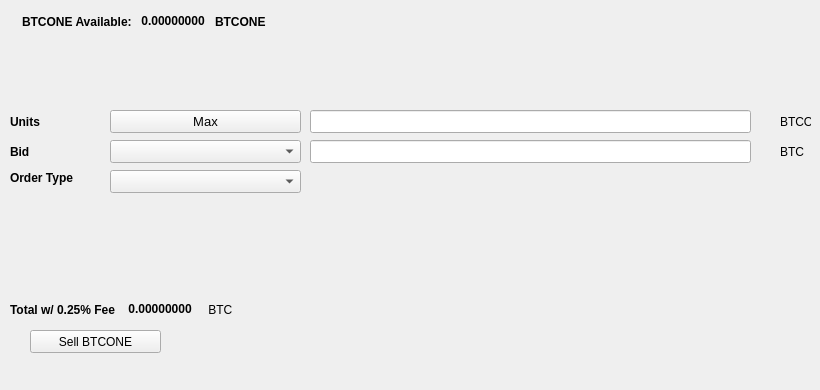
   <widget class="QWidget" name="SellTab">
    <attribute name="title">
     <string>Sell</string>
    </attribute>
    <widget class="QLabel" name="label_16">
     <property name="geometry">
      <rect>
       <x>780</x>
       <y>140</y>
       <width>31</width>
       <height>23</height>
      </rect>
     </property>
     <property name="text">
      <string>BTC</string>
     </property>
    </widget>
    <widget class="QComboBox" name="SellBidcomboBox">
     <property name="geometry">
      <rect>
       <x>110</x>
       <y>140</y>
       <width>191</width>
       <height>23</height>
      </rect>
     </property>
     <property name="font">
      <font>
       <pointsize>10</pointsize>
      </font>
     </property>
    </widget>
    <widget class="QLabel" name="label_18">
     <property name="geometry">
      <rect>
       <x>10</x>
       <y>110</y>
       <width>46</width>
       <height>23</height>
      </rect>
     </property>
     <property name="font">
      <font>
       <weight>75</weight>
       <bold>true</bold>
      </font>
     </property>
     <property name="text">
      <string>Units</string>
     </property>
    </widget>
    <widget class="QPushButton" name="Sell_Max_Amount">
     <property name="geometry">
      <rect>
       <x>110</x>
       <y>110</y>
       <width>191</width>
       <height>23</height>
      </rect>
     </property>
     <property name="font">
      <font>
       <pointsize>10</pointsize>
      </font>
     </property>
     <property name="text">
      <string>Max</string>
     </property>
    </widget>
    <widget class="QLabel" name="label_20">
     <property name="geometry">
      <rect>
       <x>10</x>
       <y>170</y>
       <width>91</width>
       <height>16</height>
      </rect>
     </property>
     <property name="font">
      <font>
       <weight>75</weight>
       <bold>true</bold>
      </font>
     </property>
     <property name="text">
      <string>Order Type</string>
     </property>
    </widget>
    <widget class="QComboBox" name="SellOrdertypeCombo">
     <property name="geometry">
      <rect>
       <x>110</x>
       <y>170</y>
       <width>191</width>
       <height>23</height>
      </rect>
     </property>
     <property name="font">
      <font>
       <pointsize>10</pointsize>
      </font>
     </property>
    </widget>
    <widget class="QLabel" name="label_21">
     <property name="geometry">
      <rect>
       <x>10</x>
       <y>140</y>
       <width>46</width>
       <height>23</height>
      </rect>
     </property>
     <property name="font">
      <font>
       <weight>75</weight>
       <bold>true</bold>
      </font>
     </property>
     <property name="text">
      <string>Bid</string>
     </property>
    </widget>
    <widget class="QLabel" name="label_22">
     <property name="geometry">
      <rect>
       <x>780</x>
       <y>110</y>
       <width>31</width>
       <height>23</height>
      </rect>
     </property>
     <property name="text">
      <string>BTCONE</string>
     </property>
    </widget>
    <widget class="QLineEdit" name="UnitsInputBTCONE">
     <property name="geometry">
      <rect>
       <x>310</x>
       <y>110</y>
       <width>441</width>
       <height>23</height>
      </rect>
     </property>
     <property name="font">
      <font>
       <pointsize>9</pointsize>
       <weight>75</weight>
       <bold>true</bold>
      </font>
     </property>
    </widget>
    <widget class="QLineEdit" name="SellBidPriceEdit">
     <property name="geometry">
      <rect>
       <x>310</x>
       <y>140</y>
       <width>441</width>
       <height>23</height>
      </rect>
     </property>
     <property name="font">
      <font>
       <pointsize>9</pointsize>
       <weight>75</weight>
       <bold>true</bold>
      </font>
     </property>
    </widget>
    <widget class="QPushButton" name="SellBTCONEBTN">
     <property name="geometry">
      <rect>
       <x>30</x>
       <y>330</y>
       <width>131</width>
       <height>23</height>
      </rect>
     </property>
     <property name="text">
      <string>Sell BTCONE</string>
     </property>
     <property name="icon">
      <iconset resource="../bitcoinone">
       <normaloff>:/icons/bitcoin</normaloff>:/icons/bitcoin</iconset>
     </property>
    </widget>
    <widget class="QWidget" name="layoutWidget3">
     <property name="geometry">
      <rect>
       <x>22</x>
       <y>12</y>
       <width>258</width>
       <height>19</height>
      </rect>
     </property>
     <layout class="QHBoxLayout" name="horizontalLayout">
      <item>
       <widget class="QLabel" name="label232_2">
        <property name="font">
         <font>
          <weight>75</weight>
          <bold>true</bold>
         </font>
        </property>
        <property name="text">
         <string>BTCONE Available:</string>
        </property>
       </widget>
      </item>
      <item>
       <widget class="QLabel" name="BTCONEAvailableLabel">
        <property name="palette">
         <palette>
          <active>
           <colorrole role="WindowText">
            <brush brushstyle="SolidPattern">
             <color alpha="255">
              <red>0</red>
              <green>0</green>
              <blue>0</blue>
             </color>
            </brush>
           </colorrole>
           <colorrole role="Button">
            <brush brushstyle="SolidPattern">
             <color alpha="255">
              <red>0</red>
              <green>170</green>
              <blue>0</blue>
             </color>
            </brush>
           </colorrole>
           <colorrole role="Light">
            <brush brushstyle="SolidPattern">
             <color alpha="255">
              <red>0</red>
              <green>255</green>
              <blue>0</blue>
             </color>
            </brush>
           </colorrole>
           <colorrole role="Midlight">
            <brush brushstyle="SolidPattern">
             <color alpha="255">
              <red>0</red>
              <green>212</green>
              <blue>0</blue>
             </color>
            </brush>
           </colorrole>
           <colorrole role="Dark">
            <brush brushstyle="SolidPattern">
             <color alpha="255">
              <red>0</red>
              <green>85</green>
              <blue>0</blue>
             </color>
            </brush>
           </colorrole>
           <colorrole role="Mid">
            <brush brushstyle="SolidPattern">
             <color alpha="255">
              <red>0</red>
              <green>113</green>
              <blue>0</blue>
             </color>
            </brush>
           </colorrole>
           <colorrole role="Text">
            <brush brushstyle="SolidPattern">
             <color alpha="255">
              <red>0</red>
              <green>170</green>
              <blue>0</blue>
             </color>
            </brush>
           </colorrole>
           <colorrole role="BrightText">
            <brush brushstyle="SolidPattern">
             <color alpha="255">
              <red>255</red>
              <green>255</green>
              <blue>255</blue>
             </color>
            </brush>
           </colorrole>
           <colorrole role="ButtonText">
            <brush brushstyle="SolidPattern">
             <color alpha="255">
              <red>0</red>
              <green>0</green>
              <blue>0</blue>
             </color>
            </brush>
           </colorrole>
           <colorrole role="Base">
            <brush brushstyle="SolidPattern">
             <color alpha="255">
              <red>255</red>
              <green>255</green>
              <blue>255</blue>
             </color>
            </brush>
           </colorrole>
           <colorrole role="Window">
            <brush brushstyle="SolidPattern">
             <color alpha="255">
              <red>0</red>
              <green>170</green>
              <blue>0</blue>
             </color>
            </brush>
           </colorrole>
           <colorrole role="Shadow">
            <brush brushstyle="SolidPattern">
             <color alpha="255">
              <red>0</red>
              <green>0</green>
              <blue>0</blue>
             </color>
            </brush>
           </colorrole>
           <colorrole role="AlternateBase">
            <brush brushstyle="SolidPattern">
             <color alpha="255">
              <red>127</red>
              <green>212</green>
              <blue>127</blue>
             </color>
            </brush>
           </colorrole>
           <colorrole role="ToolTipBase">
            <brush brushstyle="SolidPattern">
             <color alpha="255">
              <red>255</red>
              <green>255</green>
              <blue>220</blue>
             </color>
            </brush>
           </colorrole>
           <colorrole role="ToolTipText">
            <brush brushstyle="SolidPattern">
             <color alpha="255">
              <red>0</red>
              <green>0</green>
              <blue>0</blue>
             </color>
            </brush>
           </colorrole>
          </active>
          <inactive>
           <colorrole role="WindowText">
            <brush brushstyle="SolidPattern">
             <color alpha="255">
              <red>0</red>
              <green>0</green>
              <blue>0</blue>
             </color>
            </brush>
           </colorrole>
           <colorrole role="Button">
            <brush brushstyle="SolidPattern">
             <color alpha="255">
              <red>0</red>
              <green>170</green>
              <blue>0</blue>
             </color>
            </brush>
           </colorrole>
           <colorrole role="Light">
            <brush brushstyle="SolidPattern">
             <color alpha="255">
              <red>0</red>
              <green>255</green>
              <blue>0</blue>
             </color>
            </brush>
           </colorrole>
           <colorrole role="Midlight">
            <brush brushstyle="SolidPattern">
             <color alpha="255">
              <red>0</red>
              <green>212</green>
              <blue>0</blue>
             </color>
            </brush>
           </colorrole>
           <colorrole role="Dark">
            <brush brushstyle="SolidPattern">
             <color alpha="255">
              <red>0</red>
              <green>85</green>
              <blue>0</blue>
             </color>
            </brush>
           </colorrole>
           <colorrole role="Mid">
            <brush brushstyle="SolidPattern">
             <color alpha="255">
              <red>0</red>
              <green>113</green>
              <blue>0</blue>
             </color>
            </brush>
           </colorrole>
           <colorrole role="Text">
            <brush brushstyle="SolidPattern">
             <color alpha="255">
              <red>0</red>
              <green>170</green>
              <blue>0</blue>
             </color>
            </brush>
           </colorrole>
           <colorrole role="BrightText">
            <brush brushstyle="SolidPattern">
             <color alpha="255">
              <red>255</red>
              <green>255</green>
              <blue>255</blue>
             </color>
            </brush>
           </colorrole>
           <colorrole role="ButtonText">
            <brush brushstyle="SolidPattern">
             <color alpha="255">
              <red>0</red>
              <green>0</green>
              <blue>0</blue>
             </color>
            </brush>
           </colorrole>
           <colorrole role="Base">
            <brush brushstyle="SolidPattern">
             <color alpha="255">
              <red>255</red>
              <green>255</green>
              <blue>255</blue>
             </color>
            </brush>
           </colorrole>
           <colorrole role="Window">
            <brush brushstyle="SolidPattern">
             <color alpha="255">
              <red>0</red>
              <green>170</green>
              <blue>0</blue>
             </color>
            </brush>
           </colorrole>
           <colorrole role="Shadow">
            <brush brushstyle="SolidPattern">
             <color alpha="255">
              <red>0</red>
              <green>0</green>
              <blue>0</blue>
             </color>
            </brush>
           </colorrole>
           <colorrole role="AlternateBase">
            <brush brushstyle="SolidPattern">
             <color alpha="255">
              <red>127</red>
              <green>212</green>
              <blue>127</blue>
             </color>
            </brush>
           </colorrole>
           <colorrole role="ToolTipBase">
            <brush brushstyle="SolidPattern">
             <color alpha="255">
              <red>255</red>
              <green>255</green>
              <blue>220</blue>
             </color>
            </brush>
           </colorrole>
           <colorrole role="ToolTipText">
            <brush brushstyle="SolidPattern">
             <color alpha="255">
              <red>0</red>
              <green>0</green>
              <blue>0</blue>
             </color>
            </brush>
           </colorrole>
          </inactive>
          <disabled>
           <colorrole role="WindowText">
            <brush brushstyle="SolidPattern">
             <color alpha="255">
              <red>0</red>
              <green>85</green>
              <blue>0</blue>
             </color>
            </brush>
           </colorrole>
           <colorrole role="Button">
            <brush brushstyle="SolidPattern">
             <color alpha="255">
              <red>0</red>
              <green>170</green>
              <blue>0</blue>
             </color>
            </brush>
           </colorrole>
           <colorrole role="Light">
            <brush brushstyle="SolidPattern">
             <color alpha="255">
              <red>0</red>
              <green>255</green>
              <blue>0</blue>
             </color>
            </brush>
           </colorrole>
           <colorrole role="Midlight">
            <brush brushstyle="SolidPattern">
             <color alpha="255">
              <red>0</red>
              <green>212</green>
              <blue>0</blue>
             </color>
            </brush>
           </colorrole>
           <colorrole role="Dark">
            <brush brushstyle="SolidPattern">
             <color alpha="255">
              <red>0</red>
              <green>85</green>
              <blue>0</blue>
             </color>
            </brush>
           </colorrole>
           <colorrole role="Mid">
            <brush brushstyle="SolidPattern">
             <color alpha="255">
              <red>0</red>
              <green>113</green>
              <blue>0</blue>
             </color>
            </brush>
           </colorrole>
           <colorrole role="Text">
            <brush brushstyle="SolidPattern">
             <color alpha="255">
              <red>0</red>
              <green>85</green>
              <blue>0</blue>
             </color>
            </brush>
           </colorrole>
           <colorrole role="BrightText">
            <brush brushstyle="SolidPattern">
             <color alpha="255">
              <red>255</red>
              <green>255</green>
              <blue>255</blue>
             </color>
            </brush>
           </colorrole>
           <colorrole role="ButtonText">
            <brush brushstyle="SolidPattern">
             <color alpha="255">
              <red>0</red>
              <green>85</green>
              <blue>0</blue>
             </color>
            </brush>
           </colorrole>
           <colorrole role="Base">
            <brush brushstyle="SolidPattern">
             <color alpha="255">
              <red>0</red>
              <green>170</green>
              <blue>0</blue>
             </color>
            </brush>
           </colorrole>
           <colorrole role="Window">
            <brush brushstyle="SolidPattern">
             <color alpha="255">
              <red>0</red>
              <green>170</green>
              <blue>0</blue>
             </color>
            </brush>
           </colorrole>
           <colorrole role="Shadow">
            <brush brushstyle="SolidPattern">
             <color alpha="255">
              <red>0</red>
              <green>0</green>
              <blue>0</blue>
             </color>
            </brush>
           </colorrole>
           <colorrole role="AlternateBase">
            <brush brushstyle="SolidPattern">
             <color alpha="255">
              <red>0</red>
              <green>170</green>
              <blue>0</blue>
             </color>
            </brush>
           </colorrole>
           <colorrole role="ToolTipBase">
            <brush brushstyle="SolidPattern">
             <color alpha="255">
              <red>255</red>
              <green>255</green>
              <blue>220</blue>
             </color>
            </brush>
           </colorrole>
           <colorrole role="ToolTipText">
            <brush brushstyle="SolidPattern">
             <color alpha="255">
              <red>0</red>
              <green>0</green>
              <blue>0</blue>
             </color>
            </brush>
           </colorrole>
          </disabled>
         </palette>
        </property>
        <property name="font">
         <font>
          <weight>75</weight>
          <bold>true</bold>
         </font>
        </property>
        <property name="text">
         <string> 0.00000000 </string>
        </property>
        <property name="textInteractionFlags">
         <set>Qt::LinksAccessibleByMouse|Qt::TextSelectableByKeyboard|Qt::TextSelectableByMouse</set>
        </property>
       </widget>
      </item>
      <item>
       <widget class="QLabel" name="labelBTCONE">
        <property name="font">
         <font>
          <weight>75</weight>
          <bold>true</bold>
         </font>
        </property>
        <property name="text">
         <string>BTCONE</string>
        </property>
       </widget>
      </item>
     </layout>
    </widget>
    <widget class="QWidget" name="layoutWidget">
     <property name="geometry">
      <rect>
       <x>10</x>
       <y>300</y>
       <width>268</width>
       <height>19</height>
      </rect>
     </property>
     <layout class="QHBoxLayout" name="horizontalLayout_2">
      <item>
       <widget class="QLabel" name="label_19">
        <property name="font">
         <font>
          <weight>75</weight>
          <bold>true</bold>
         </font>
        </property>
        <property name="text">
         <string>Total w/ 0.25% Fee </string>
        </property>
       </widget>
      </item>
      <item>
       <widget class="QLabel" name="SellCostLabel">
        <property name="palette">
         <palette>
          <active>
           <colorrole role="WindowText">
            <brush brushstyle="SolidPattern">
             <color alpha="255">
              <red>0</red>
              <green>0</green>
              <blue>0</blue>
             </color>
            </brush>
           </colorrole>
           <colorrole role="Button">
            <brush brushstyle="SolidPattern">
             <color alpha="255">
              <red>0</red>
              <green>170</green>
              <blue>0</blue>
             </color>
            </brush>
           </colorrole>
           <colorrole role="Light">
            <brush brushstyle="SolidPattern">
             <color alpha="255">
              <red>0</red>
              <green>255</green>
              <blue>0</blue>
             </color>
            </brush>
           </colorrole>
           <colorrole role="Midlight">
            <brush brushstyle="SolidPattern">
             <color alpha="255">
              <red>0</red>
              <green>212</green>
              <blue>0</blue>
             </color>
            </brush>
           </colorrole>
           <colorrole role="Dark">
            <brush brushstyle="SolidPattern">
             <color alpha="255">
              <red>0</red>
              <green>85</green>
              <blue>0</blue>
             </color>
            </brush>
           </colorrole>
           <colorrole role="Mid">
            <brush brushstyle="SolidPattern">
             <color alpha="255">
              <red>0</red>
              <green>113</green>
              <blue>0</blue>
             </color>
            </brush>
           </colorrole>
           <colorrole role="Text">
            <brush brushstyle="SolidPattern">
             <color alpha="255">
              <red>0</red>
              <green>170</green>
              <blue>0</blue>
             </color>
            </brush>
           </colorrole>
           <colorrole role="BrightText">
            <brush brushstyle="SolidPattern">
             <color alpha="255">
              <red>255</red>
              <green>255</green>
              <blue>255</blue>
             </color>
            </brush>
           </colorrole>
           <colorrole role="ButtonText">
            <brush brushstyle="SolidPattern">
             <color alpha="255">
              <red>0</red>
              <green>0</green>
              <blue>0</blue>
             </color>
            </brush>
           </colorrole>
           <colorrole role="Base">
            <brush brushstyle="SolidPattern">
             <color alpha="255">
              <red>255</red>
              <green>255</green>
              <blue>255</blue>
             </color>
            </brush>
           </colorrole>
           <colorrole role="Window">
            <brush brushstyle="SolidPattern">
             <color alpha="255">
              <red>0</red>
              <green>170</green>
              <blue>0</blue>
             </color>
            </brush>
           </colorrole>
           <colorrole role="Shadow">
            <brush brushstyle="SolidPattern">
             <color alpha="255">
              <red>0</red>
              <green>0</green>
              <blue>0</blue>
             </color>
            </brush>
           </colorrole>
           <colorrole role="AlternateBase">
            <brush brushstyle="SolidPattern">
             <color alpha="255">
              <red>127</red>
              <green>212</green>
              <blue>127</blue>
             </color>
            </brush>
           </colorrole>
           <colorrole role="ToolTipBase">
            <brush brushstyle="SolidPattern">
             <color alpha="255">
              <red>255</red>
              <green>255</green>
              <blue>220</blue>
             </color>
            </brush>
           </colorrole>
           <colorrole role="ToolTipText">
            <brush brushstyle="SolidPattern">
             <color alpha="255">
              <red>0</red>
              <green>0</green>
              <blue>0</blue>
             </color>
            </brush>
           </colorrole>
          </active>
          <inactive>
           <colorrole role="WindowText">
            <brush brushstyle="SolidPattern">
             <color alpha="255">
              <red>0</red>
              <green>0</green>
              <blue>0</blue>
             </color>
            </brush>
           </colorrole>
           <colorrole role="Button">
            <brush brushstyle="SolidPattern">
             <color alpha="255">
              <red>0</red>
              <green>170</green>
              <blue>0</blue>
             </color>
            </brush>
           </colorrole>
           <colorrole role="Light">
            <brush brushstyle="SolidPattern">
             <color alpha="255">
              <red>0</red>
              <green>255</green>
              <blue>0</blue>
             </color>
            </brush>
           </colorrole>
           <colorrole role="Midlight">
            <brush brushstyle="SolidPattern">
             <color alpha="255">
              <red>0</red>
              <green>212</green>
              <blue>0</blue>
             </color>
            </brush>
           </colorrole>
           <colorrole role="Dark">
            <brush brushstyle="SolidPattern">
             <color alpha="255">
              <red>0</red>
              <green>85</green>
              <blue>0</blue>
             </color>
            </brush>
           </colorrole>
           <colorrole role="Mid">
            <brush brushstyle="SolidPattern">
             <color alpha="255">
              <red>0</red>
              <green>113</green>
              <blue>0</blue>
             </color>
            </brush>
           </colorrole>
           <colorrole role="Text">
            <brush brushstyle="SolidPattern">
             <color alpha="255">
              <red>0</red>
              <green>170</green>
              <blue>0</blue>
             </color>
            </brush>
           </colorrole>
           <colorrole role="BrightText">
            <brush brushstyle="SolidPattern">
             <color alpha="255">
              <red>255</red>
              <green>255</green>
              <blue>255</blue>
             </color>
            </brush>
           </colorrole>
           <colorrole role="ButtonText">
            <brush brushstyle="SolidPattern">
             <color alpha="255">
              <red>0</red>
              <green>0</green>
              <blue>0</blue>
             </color>
            </brush>
           </colorrole>
           <colorrole role="Base">
            <brush brushstyle="SolidPattern">
             <color alpha="255">
              <red>255</red>
              <green>255</green>
              <blue>255</blue>
             </color>
            </brush>
           </colorrole>
           <colorrole role="Window">
            <brush brushstyle="SolidPattern">
             <color alpha="255">
              <red>0</red>
              <green>170</green>
              <blue>0</blue>
             </color>
            </brush>
           </colorrole>
           <colorrole role="Shadow">
            <brush brushstyle="SolidPattern">
             <color alpha="255">
              <red>0</red>
              <green>0</green>
              <blue>0</blue>
             </color>
            </brush>
           </colorrole>
           <colorrole role="AlternateBase">
            <brush brushstyle="SolidPattern">
             <color alpha="255">
              <red>127</red>
              <green>212</green>
              <blue>127</blue>
             </color>
            </brush>
           </colorrole>
           <colorrole role="ToolTipBase">
            <brush brushstyle="SolidPattern">
             <color alpha="255">
              <red>255</red>
              <green>255</green>
              <blue>220</blue>
             </color>
            </brush>
           </colorrole>
           <colorrole role="ToolTipText">
            <brush brushstyle="SolidPattern">
             <color alpha="255">
              <red>0</red>
              <green>0</green>
              <blue>0</blue>
             </color>
            </brush>
           </colorrole>
          </inactive>
          <disabled>
           <colorrole role="WindowText">
            <brush brushstyle="SolidPattern">
             <color alpha="255">
              <red>0</red>
              <green>85</green>
              <blue>0</blue>
             </color>
            </brush>
           </colorrole>
           <colorrole role="Button">
            <brush brushstyle="SolidPattern">
             <color alpha="255">
              <red>0</red>
              <green>170</green>
              <blue>0</blue>
             </color>
            </brush>
           </colorrole>
           <colorrole role="Light">
            <brush brushstyle="SolidPattern">
             <color alpha="255">
              <red>0</red>
              <green>255</green>
              <blue>0</blue>
             </color>
            </brush>
           </colorrole>
           <colorrole role="Midlight">
            <brush brushstyle="SolidPattern">
             <color alpha="255">
              <red>0</red>
              <green>212</green>
              <blue>0</blue>
             </color>
            </brush>
           </colorrole>
           <colorrole role="Dark">
            <brush brushstyle="SolidPattern">
             <color alpha="255">
              <red>0</red>
              <green>85</green>
              <blue>0</blue>
             </color>
            </brush>
           </colorrole>
           <colorrole role="Mid">
            <brush brushstyle="SolidPattern">
             <color alpha="255">
              <red>0</red>
              <green>113</green>
              <blue>0</blue>
             </color>
            </brush>
           </colorrole>
           <colorrole role="Text">
            <brush brushstyle="SolidPattern">
             <color alpha="255">
              <red>0</red>
              <green>85</green>
              <blue>0</blue>
             </color>
            </brush>
           </colorrole>
           <colorrole role="BrightText">
            <brush brushstyle="SolidPattern">
             <color alpha="255">
              <red>255</red>
              <green>255</green>
              <blue>255</blue>
             </color>
            </brush>
           </colorrole>
           <colorrole role="ButtonText">
            <brush brushstyle="SolidPattern">
             <color alpha="255">
              <red>0</red>
              <green>85</green>
              <blue>0</blue>
             </color>
            </brush>
           </colorrole>
           <colorrole role="Base">
            <brush brushstyle="SolidPattern">
             <color alpha="255">
              <red>0</red>
              <green>170</green>
              <blue>0</blue>
             </color>
            </brush>
           </colorrole>
           <colorrole role="Window">
            <brush brushstyle="SolidPattern">
             <color alpha="255">
              <red>0</red>
              <green>170</green>
              <blue>0</blue>
             </color>
            </brush>
           </colorrole>
           <colorrole role="Shadow">
            <brush brushstyle="SolidPattern">
             <color alpha="255">
              <red>0</red>
              <green>0</green>
              <blue>0</blue>
             </color>
            </brush>
           </colorrole>
           <colorrole role="AlternateBase">
            <brush brushstyle="SolidPattern">
             <color alpha="255">
              <red>0</red>
              <green>170</green>
              <blue>0</blue>
             </color>
            </brush>
           </colorrole>
           <colorrole role="ToolTipBase">
            <brush brushstyle="SolidPattern">
             <color alpha="255">
              <red>255</red>
              <green>255</green>
              <blue>220</blue>
             </color>
            </brush>
           </colorrole>
           <colorrole role="ToolTipText">
            <brush brushstyle="SolidPattern">
             <color alpha="255">
              <red>0</red>
              <green>0</green>
              <blue>0</blue>
             </color>
            </brush>
           </colorrole>
          </disabled>
         </palette>
        </property>
        <property name="font">
         <font>
          <weight>75</weight>
          <bold>true</bold>
         </font>
        </property>
        <property name="autoFillBackground">
         <bool>false</bool>
        </property>
        <property name="text">
         <string> 0.00000000</string>
        </property>
        <property name="textInteractionFlags">
         <set>Qt::LinksAccessibleByMouse|Qt::TextSelectableByMouse</set>
        </property>
       </widget>
      </item>
      <item>
       <widget class="QLabel" name="label_17">
        <property name="font">
         <font>
          <weight>50</weight>
          <bold>false</bold>
         </font>
        </property>
        <property name="text">
         <string> BTC</string>
        </property>
       </widget>
      </item>
     </layout>
    </widget>
    <widget class="QLabel" name="label_23">
     <property name="geometry">
      <rect>
       <x>460</x>
       <y>300</y>
       <width>281</width>
       <height>81</height>
      </rect>
     </property>
     <property name="text">
      <string/>
     </property>
     <property name="pixmap">
      <pixmap>:/images/bittrex</pixmap>
     </property>
    </widget>
   </widget>
